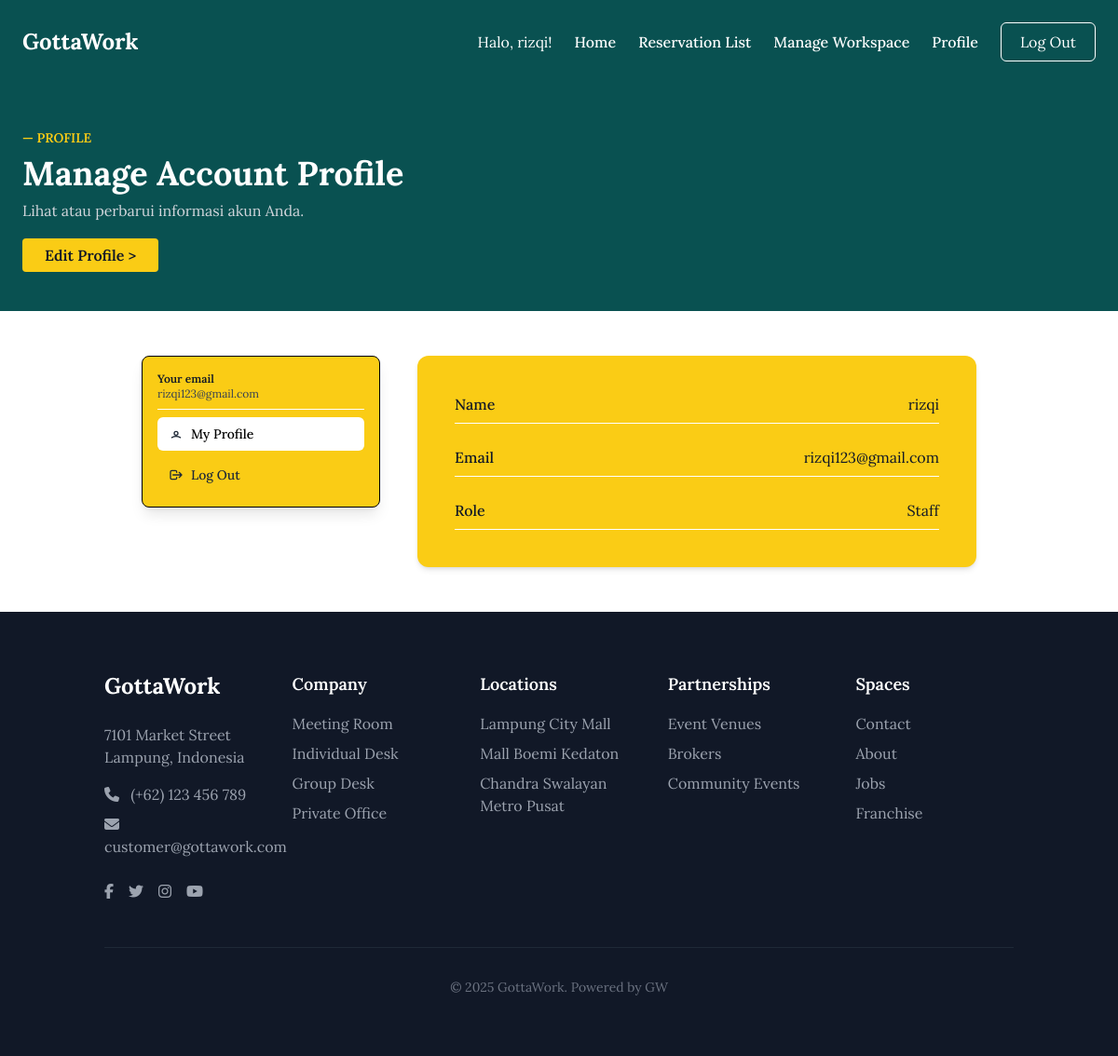
The app's page /staff/profile.php (signed in), older data.
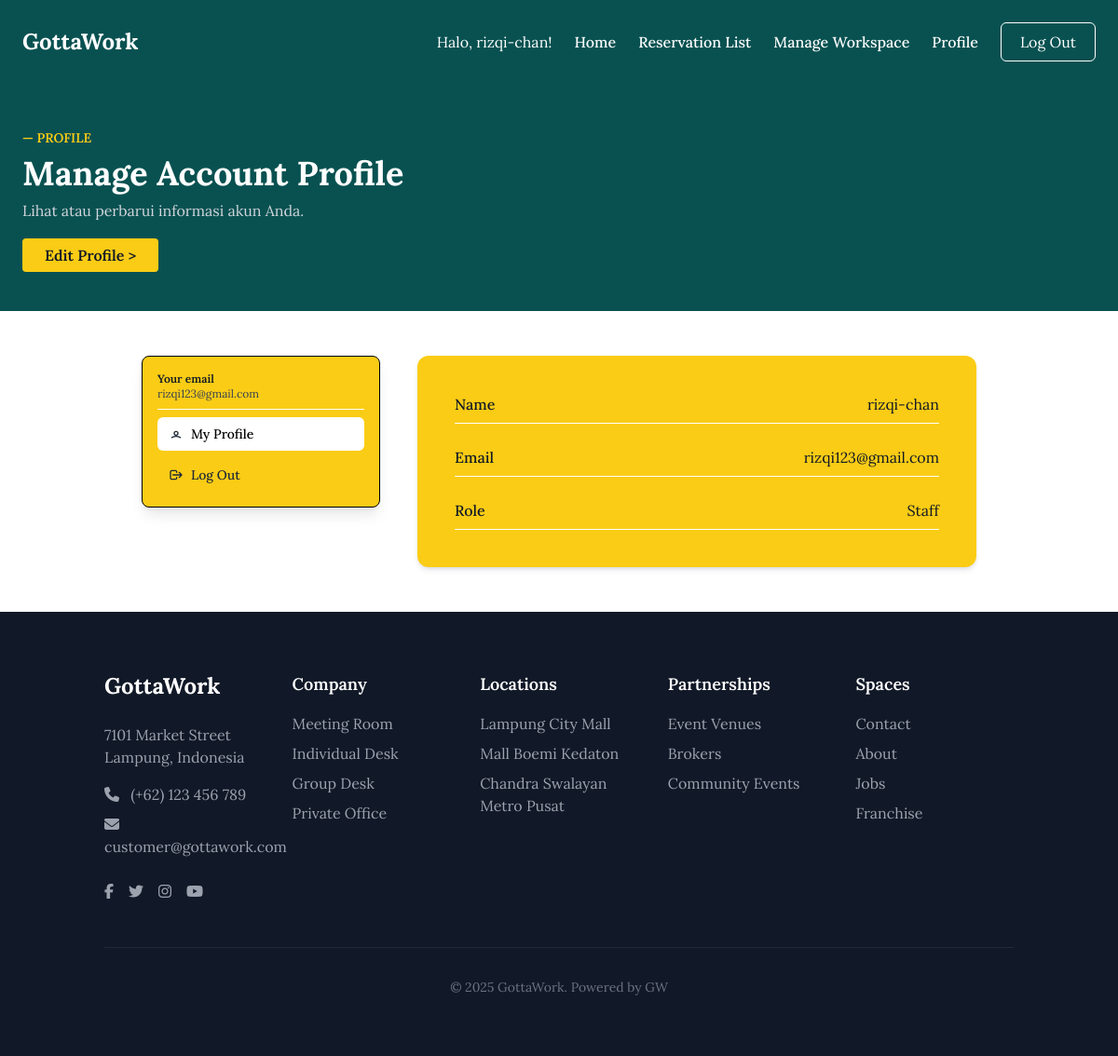
The same page, newer data.
### tables this page shows
CREATE TABLE `users` (
  `id` int NOT NULL,
  `name` varchar(100) NOT NULL,
  `email` varchar(100) NOT NULL,
  `role` enum('Customer','Manager','Staff') NOT NULL,
  `password` varchar(255) NOT NULL,
  `created_at` timestamp NULL DEFAULT CURRENT_TIMESTAMP
);

### staff/profile.php (the view, shortened to what the changed rows need)
<?php
require_once '../db.php';
$current_user_id = (int)$_SESSION['id'];
try {
    $sql = "SELECT * FROM users WHERE id = :id";
    $stmt = $conn->prepare($sql);
    $stmt->bindParam(':id', $current_user_id, PDO::PARAM_INT);
    $stmt->execute();
    $stmt->setFetchMode(PDO::FETCH_ASSOC);
    $user = $stmt->fetch();
} catch (PDOException $e) {
    die("Error saat mengambil data pengguna: " . $e->getMessage());
}
?>
<!DOCTYPE html>
<html lang="en">
<head>
    <script src="https://cdn.tailwindcss.com"></script>
</head>
<body class="flex flex-col min-h-screen">
    <div class="flex-grow">
        <?php
          require_once '../includes/header_staff.php';
        ?>
        <div class="bg-custom-gray text-white">
            <section class="max-w-7xl mx-auto px-6 py-12">
                <h2 class="text-4xl font-bold">Manage Account Profile</h2>
            </section>
        </div>
        <main class="py-12 px-4 bg-white flex justify-center">
            <div class="flex gap-10 flex-col md:flex-row items-start">
                <div class="bg-yellow-400 rounded-lg shadow-lg w-64 p-4 space-y-2 border border-black">
                    <div>
                      <p class="text-xs font-semibold text-gray-900">Your email</p>
                      <p class="text-xs text-gray-700"><?= htmlspecialchars($user['email']) ?></p>
                    </div>
                </div>
                <div id="profile" class="bg-yellow-400 rounded-xl w-[600px] p-6 sm:p-10 shadow-md">
                    <div class="space-y-6 text-sm sm:text-base text-gray-900">
                        <div class="border-b border-white pb-2 flex justify-between">
                          <span class="font-medium">Name</span>
                          <span class="font-light"><?= htmlspecialchars($user['name']) ?></span>
                        </div>
                        <div class="border-b border-white pb-2 flex justify-between">
                          <span class="font-medium">Email</span>
                          <span class="font-light"><?= htmlspecialchars($user['email']) ?></span>
                        </div>
                        <div class="border-b border-white pb-2 flex justify-between">
                          <span class="font-medium">Role</span>
                          <span class="font-light"><?= htmlspecialchars($user['role']) ?></span>
                        </div>
                    </div>
                </div>
            </div>
        </main>
    </div>
    <?php
        require_once '../includes/footer.php';
    ?>
</body>
</html>

### includes/header_staff.php (shortened to what the changed rows need)
<header class="bg-[#095151] text-white">
  <div class="max-w-7xl mx-auto px-6 py-6 flex items-center justify-between">
    <nav>
      <ul class="flex items-center space-x-6">
        <li><span class="text-white">Halo, <?php echo htmlspecialchars($_SESSION['name']); ?>!</span></li>
      </ul>
    </nav>
  </div>
</header>

Row changes from the older to the newer data that the page shows:
changed users "rizqi123@gmail.com": name "rizqi" → "rizqi-chan"
Text that changed along with them:
$_SESSION['name']: "rizqi" → "rizqi-chan"
